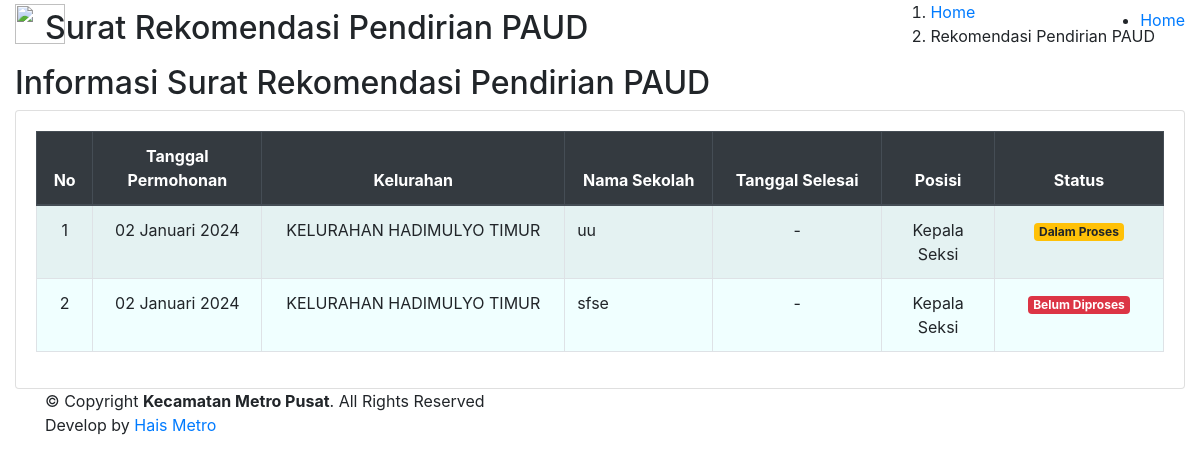
The page /page/rekomendasi-pendirian-paud/index.php on the database its author committed.
### tables this page shows
CREATE TABLE `rekomendasi_pendirian_paud` (
  `id_rpp` int(11) NOT NULL,
  `tgl_permohonan` date NOT NULL,
  `kelurahan` varchar(50) NOT NULL,
  `nama_pendiri` varchar(50) NOT NULL,
  `alamat` text NOT NULL,
  `nama_sekolah` text NOT NULL,
  `alamat_sekolah` text NOT NULL,
  `keterangan` text DEFAULT NULL,
  `tgl_selesai` date DEFAULT NULL,
  `id_posisi` int(11) NOT NULL,
  `status` varchar(30) NOT NULL
);

CREATE TABLE `posisi_berkas` (
  `id_posisi` int(11) NOT NULL,
  `posisi` text NOT NULL
);

### config/config.php (called while the page is built, shortened)
<?php
function base_url($url = null)
{
	$base_url = "http://sicepu-metrokota.com";
	if ($url != null) {
		return $base_url . "/" . $url;
	} else {
		return $base_url;
	}
}
$no = 1;

### config/bulan.php (called while the page is built, shortened)
<?php
$bln = array(
    '01' => 'Januari',
    '02' => 'Februari',
    '03' => 'Maret',
    '04' => 'April',
    '05' => 'Mei',
    '06' => 'Juni',
    '07' => 'Juli',
    '08' => 'Agustus',
    '09' => 'September',
    '10' => 'Oktober',
    '11' => 'November',
    '12' => 'Desember'
);

### page/rekomendasi-pendirian-paud/index.php (the view, shortened to what this page needs)
<!DOCTYPE html>
<html lang="en">
<?php
include_once "../../config/config.php";
include_once "../../config/bulan.php";
include_once "../../template/ui/head.php";
?>
<body>
    <?php include_once "../../template/ui/header.php"; ?>
    <main id="main">
        <section id="breadcrumbs" class="breadcrumbs">
            <div class="container">
                <div class="d-flex justify-content-between align-items-center">
                    <h2>Surat Rekomendasi Pendirian PAUD</h2>
                    <ol>
                        <li><a href="<?= base_url('dashboard'); ?>">Home</a></li>
                        <li>Rekomendasi Pendirian PAUD</li>
                    </ol>
                </div>
            </div>
        </section>
        <section id="services" class="services graform">
            <div class="container-fluid">
                <div class="section-title">
                    <h2>Informasi Surat Rekomendasi Pendirian PAUD</h2>
                </div>
                <div class="row">
                    <div class="col-md-12">
                        <div class="card">
                            <div class="card-body">
                                <div class="table-responsive">
                                    <table class="table table-bordered table-striped" id="example1">
                                        <thead class="thead-dark">
                                            <tr align="center">
                                                <th>No</th>
                                                <th>Tanggal Permohonan</th>
                                                <th>Kelurahan</th>
                                                <th>Nama Sekolah</th>
                                                <th>Tanggal Selesai</th>
                                                <th>Posisi</th>
                                                <th>Status</th>
                                            </tr>
                                        </thead>
                                        <tbody style="background-color: azure">
                                            <?php
                                            $data = $koneksi->query("SELECT * FROM rekomendasi_pendirian_paud ORDER BY id_rpp DESC");
                                            foreach ($data as $row) {
                                                $po = $koneksi->query("SELECT * FROM posisi_berkas WHERE id_posisi = '$row[id_posisi]'")->fetch_array();
                                            ?>
                                                <tr align="center">
                                                    <td width="5%"><?= $no++; ?></td>
                                                    <td width="15%">
                                                        <?=
                                                            date('d', strtotime($row['tgl_permohonan'])) . " " .
                                                                $bln[date('m', strtotime($row['tgl_permohonan']))] . " " .
                                                                date('Y', strtotime($row['tgl_permohonan']));
                                                        ?>
                                                    </td>
                                                    <td><?= $row['kelurahan'] ?></td>
                                                    <td align="left"><?= $row['nama_sekolah'] ?></td>
                                                    <td width="15%">
                                                        <?php
                                                        if ($row['tgl_selesai']) {
                                                            echo
                                                                date('d', strtotime($row['tgl_selesai'])) . " " .
                                                                    $bln[date('m', strtotime($row['tgl_selesai']))] . " " .
                                                                    date('Y', strtotime($row['tgl_selesai']));
                                                        } else {
                                                            echo "-";
                                                        }
                                                        ?>
                                                    </td>
                                                    <td width="10%"><?= $po['posisi'] ?></td>
                                                    <td width="15%">
                                                        <?php
                                                        if ($row['status'] == "Belum Diproses") {
                                                            echo "<span class='badge badge-danger'>" . $row['status'] . "</span>";
                                                        } elseif ($row['status'] == "Dalam Proses") {
                                                            echo "<span class='badge badge-warning'>" . $row['status'] . "</span>";
                                                        } else {
                                                            echo "<span class='badge badge-success'>" . $row['status'] . "</span>";
                                                        }
                                                        ?>
                                                    </td>
                                                </tr>
                                            <?php } ?>
                                        </tbody>
                                    </table>
                                </div>
                            </div>
                        </div>
                    </div>
                </div>
            </div>
        </section>
    </main>
    <?php include_once "../../template/ui/footer.php"; ?>
</body>
</html>

### template/ui/head.php (shortened to what this page needs)
<head>
  <link href="<?= base_url() ?>/assets/ui/assets/vendor/bootstrap/css/bootstrap.min.css" rel="stylesheet">
  <link href="<?= base_url() ?>/assets/ui/assets/vendor/icofont/icofont.min.css" rel="stylesheet">
  <link href="<?= base_url() ?>/assets/ui/assets/vendor/boxicons/css/boxicons.min.css" rel="stylesheet">
  <link href="<?= base_url() ?>/assets/ui/assets/vendor/animate.css/animate.min.css" rel="stylesheet">
  <link href="<?= base_url() ?>/assets/ui/assets/vendor/venobox/venobox.css" rel="stylesheet">
  <link href="<?= base_url() ?>/assets/ui/assets/vendor/owl.carousel/assets/owl.carousel.min.css" rel="stylesheet">
  <link rel="stylesheet" href="<?= base_url() ?>/assets/plugins/fontawesome-free/css/all.min.css">
  <link rel="stylesheet" href="<?= base_url() ?>/assets/plugins/datatables-bs4/css/dataTables.bootstrap4.css">
  <link rel="stylesheet" href="<?= base_url() ?>/assets/alert/sweetalert.css">
  <link rel="stylesheet" href="<?= base_url() ?>/assets/plugins/select2/css/select2.min.css">
  <link rel="stylesheet" href="<?= base_url() ?>/assets/plugins/toastr/toastr.min.css">
  <link rel="stylesheet" href="<?= base_url() ?>/assets/plugins/bootstrap-fileupload/bootstrap-fileupload.min.css">
  <link rel="stylesheet" href="<?= base_url() ?>/assets/plugins/summernote/summernote-bs4.css">
  <link rel="stylesheet" href="<?= base_url() ?>/assets/dropify/dist/css/dropify.min.css">
  <link href="<?= base_url() ?>/assets/ui/assets/css/style.css" rel="stylesheet">
</head>

### template/ui/header.php (shortened to what this page needs)
<header id="header" class="fixed-top d-flex align-items-center">
    <div class="container-fluid d-flex align-items-center">
        <div class="logo mr-auto">
            <h1>
                <a href="<?= base_url(); ?>"> <img src="<?= base_url() ?>/assets/img/sicepu.png" style="width: 50px; height: 40px; margin-top: -6px;"></a>
            </h1>
        </div>
        <nav class="nav-menu d-none d-lg-block">
            <ul>
                <li class="active"><a href="<?= base_url('dashboard'); ?>">Home</a></li>
    </div>
</header>

### template/ui/footer.php (shortened to what this page needs)
<footer id="footer">
    <div class="footer-top">
        <div class="container">
            <div class="mr-md-auto text-center text-md-left">
                <div class="copyright">
                    &copy; Copyright <strong><span>Kecamatan Metro Pusat</span></strong>. All Rights Reserved
                </div>
                <div class="credits">
                    Develop by <a href="#">Hais Metro</a>
                </div>
            </div>
        </div>
    </div>
</footer>

### rows shown on the page
rekomendasi_pendirian_paud: tgl_permohonan "02", tgl_permohonan "Januari", tgl_permohonan "2024", kelurahan "KELURAHAN HADIMULYO TIMUR", nama_sekolah "uu", id_posisi.posisi "Kepala Seksi", status "Dalam Proses"
rekomendasi_pendirian_paud: tgl_permohonan "02", tgl_permohonan "Januari", tgl_permohonan "2024", kelurahan "KELURAHAN HADIMULYO TIMUR", nama_sekolah "sfse", id_posisi.posisi "Kepala Seksi", status "Belum Diproses"
